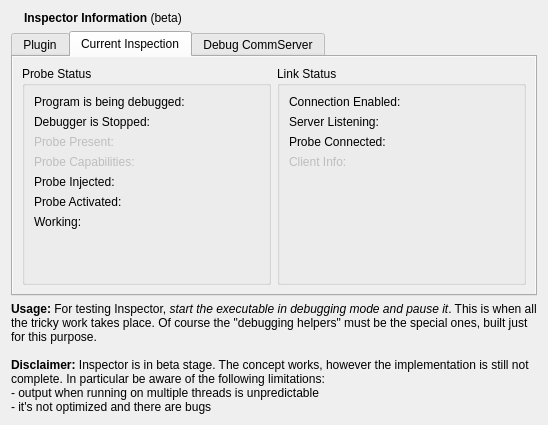
<?xml version="1.0" encoding="UTF-8"?>
<ui version="4.0">
 <author>Enrico Ros</author>
 <class>InfoPanel</class>
 <widget class="QWidget" name="InfoPanel">
  <property name="geometry">
   <rect>
    <x>0</x>
    <y>0</y>
    <width>548</width>
    <height>425</height>
   </rect>
  </property>
  <property name="windowTitle">
   <string>Inspector Plugin Information</string>
  </property>
  <layout class="QVBoxLayout" name="verticalLayout_6">
   <item>
    <layout class="QHBoxLayout" name="horizontalLayout_2">
     <item>
      <widget class="QLabel" name="iconLabel">
       <property name="sizePolicy">
        <sizepolicy hsizetype="Fixed" vsizetype="Preferred">
         <horstretch>0</horstretch>
         <verstretch>0</verstretch>
        </sizepolicy>
       </property>
       <property name="pixmap">
        <pixmap>:/inspector/images/submenu-up.png</pixmap>
       </property>
      </widget>
     </item>
     <item>
      <widget class="QLabel" name="titleLabel">
       <property name="text">
        <string>&lt;b&gt;Inspector Information&lt;/b&gt; (beta)</string>
       </property>
      </widget>
     </item>
    </layout>
   </item>
   <item>
    <widget class="QTabWidget" name="Tabwidget1">
     <property name="sizePolicy">
      <sizepolicy hsizetype="Expanding" vsizetype="Preferred">
       <horstretch>0</horstretch>
       <verstretch>0</verstretch>
      </sizepolicy>
     </property>
     <property name="currentIndex">
      <number>1</number>
     </property>
     <widget class="QWidget" name="pluginWidget">
      <property name="autoFillBackground">
       <bool>true</bool>
      </property>
      <attribute name="icon">
       <iconset>
        <normaloff>:/inspector/images/inspector-icon-32.png</normaloff>:/inspector/images/inspector-icon-32.png</iconset>
      </attribute>
      <attribute name="title">
       <string>Plugin</string>
      </attribute>
      <layout class="QFormLayout" name="formLayout_2">
       <item row="0" column="0">
        <widget class="QLabel" name="label_16">
         <property name="font">
          <font>
           <weight>75</weight>
           <bold>true</bold>
          </font>
         </property>
         <property name="text">
          <string>Inspector Status</string>
         </property>
        </widget>
       </item>
       <item row="1" column="0">
        <widget class="QLabel" name="label_6">
         <property name="text">
          <string>Plugin Loaded:</string>
         </property>
        </widget>
       </item>
       <item row="1" column="1">
        <widget class="QLabel" name="label_8">
         <property name="text">
          <string/>
         </property>
         <property name="pixmap">
          <pixmap>:/inspector/images/status-ok.png</pixmap>
         </property>
        </widget>
       </item>
       <item row="2" column="0">
        <widget class="QLabel" name="label_9">
         <property name="text">
          <string>Available Modules:</string>
         </property>
        </widget>
       </item>
       <item row="2" column="1">
        <widget class="QLabel" name="modLabel">
         <property name="sizePolicy">
          <sizepolicy hsizetype="MinimumExpanding" vsizetype="MinimumExpanding">
           <horstretch>0</horstretch>
           <verstretch>0</verstretch>
          </sizepolicy>
         </property>
         <property name="textFormat">
          <enum>Qt::PlainText</enum>
         </property>
         <property name="wordWrap">
          <bool>true</bool>
         </property>
         <property name="textInteractionFlags">
          <set>Qt::NoTextInteraction</set>
         </property>
        </widget>
       </item>
       <item row="3" column="0">
        <widget class="QLabel" name="label">
         <property name="text">
          <string>Inspection Enabled:</string>
         </property>
        </widget>
       </item>
       <item row="3" column="1">
        <widget class="QToolButton" name="enaButton">
         <property name="maximumSize">
          <size>
           <width>20</width>
           <height>20</height>
          </size>
         </property>
         <property name="iconSize">
          <size>
           <width>16</width>
           <height>16</height>
          </size>
         </property>
         <property name="shortcut">
          <string>Ctrl+S, Ctrl+R</string>
         </property>
         <property name="checkable">
          <bool>true</bool>
         </property>
        </widget>
       </item>
       <item row="4" column="0" colspan="2">
        <widget class="Line" name="line">
         <property name="orientation">
          <enum>Qt::Horizontal</enum>
         </property>
        </widget>
       </item>
       <item row="5" column="0" colspan="2">
        <widget class="QLabel" name="label_13">
         <property name="font">
          <font>
           <weight>75</weight>
           <bold>true</bold>
          </font>
         </property>
         <property name="text">
          <string>New Inspection Activation Options - OBSOLETE</string>
         </property>
        </widget>
       </item>
       <item row="6" column="0">
        <widget class="QLabel" name="label_14">
         <property name="text">
          <string>Show Painted Areas:</string>
         </property>
        </widget>
       </item>
       <item row="6" column="1">
        <widget class="QCheckBox" name="paintBox">
         <property name="text">
          <string>enable</string>
         </property>
        </widget>
       </item>
       <item row="7" column="0">
        <widget class="QLabel" name="label_15">
         <property name="text">
          <string>Memory Allocation Analysis:</string>
         </property>
        </widget>
       </item>
       <item row="7" column="1">
        <widget class="QCheckBox" name="mallocBox">
         <property name="enabled">
          <bool>false</bool>
         </property>
         <property name="text">
          <string>enable</string>
         </property>
        </widget>
       </item>
      </layout>
     </widget>
     <widget class="QWidget" name="ciWidget">
      <property name="autoFillBackground">
       <bool>true</bool>
      </property>
      <attribute name="icon">
       <iconset>
        <normaloff>:/debugger/images/debugger_start.png</normaloff>:/debugger/images/debugger_start.png</iconset>
      </attribute>
      <attribute name="title">
       <string>Current Inspection</string>
      </attribute>
      <layout class="QGridLayout" name="gridLayout">
       <item row="0" column="0">
        <widget class="QGroupBox" name="groupBox">
         <property name="title">
          <string>Probe Status</string>
         </property>
         <layout class="QFormLayout" name="formLayout">
          <property name="fieldGrowthPolicy">
           <enum>QFormLayout::ExpandingFieldsGrow</enum>
          </property>
          <item row="0" column="0">
           <widget class="QLabel" name="label_2">
            <property name="text">
             <string>Program is being debugged:</string>
            </property>
           </widget>
          </item>
          <item row="0" column="1">
           <widget class="QLabel" name="debugEnabled"/>
          </item>
          <item row="1" column="0">
           <widget class="QLabel" name="label_20">
            <property name="text">
             <string>Debugger is Stopped:</string>
            </property>
           </widget>
          </item>
          <item row="1" column="1">
           <widget class="QLabel" name="debugStopped"/>
          </item>
          <item row="2" column="0">
           <widget class="QLabel" name="label_3">
            <property name="enabled">
             <bool>false</bool>
            </property>
            <property name="text">
             <string>Probe Present:</string>
            </property>
           </widget>
          </item>
          <item row="2" column="1">
           <widget class="QLabel" name="probePresent">
            <property name="enabled">
             <bool>false</bool>
            </property>
           </widget>
          </item>
          <item row="3" column="0">
           <widget class="QLabel" name="label_10">
            <property name="enabled">
             <bool>false</bool>
            </property>
            <property name="text">
             <string>Probe Capabilities:</string>
            </property>
           </widget>
          </item>
          <item row="3" column="1">
           <widget class="QLabel" name="probeCaps">
            <property name="enabled">
             <bool>false</bool>
            </property>
           </widget>
          </item>
          <item row="4" column="0">
           <widget class="QLabel" name="label_11">
            <property name="text">
             <string>Probe Injected:</string>
            </property>
           </widget>
          </item>
          <item row="4" column="1">
           <widget class="QLabel" name="probeInjected"/>
          </item>
          <item row="5" column="0">
           <widget class="QLabel" name="label_4">
            <property name="text">
             <string>Probe Activated:</string>
            </property>
           </widget>
          </item>
          <item row="5" column="1">
           <widget class="QLabel" name="probeActive"/>
          </item>
          <item row="6" column="0">
           <widget class="QLabel" name="label_7">
            <property name="text">
             <string>Working:</string>
            </property>
           </widget>
          </item>
          <item row="6" column="1">
           <widget class="QLabel" name="workLabel"/>
          </item>
         </layout>
        </widget>
       </item>
       <item row="0" column="1">
        <widget class="QGroupBox" name="groupBox_2">
         <property name="title">
          <string>Link Status</string>
         </property>
         <layout class="QFormLayout" name="formLayout_3">
          <item row="0" column="0">
           <widget class="QLabel" name="label_17">
            <property name="text">
             <string>Connection Enabled:</string>
            </property>
           </widget>
          </item>
          <item row="0" column="1">
           <layout class="QHBoxLayout" name="horizontalLayout_3">
            <item>
             <widget class="QLabel" name="connEnabled"/>
            </item>
            <item>
             <widget class="QLabel" name="connName"/>
            </item>
           </layout>
          </item>
          <item row="1" column="0">
           <widget class="QLabel" name="label_19">
            <property name="text">
             <string>Server Listening:</string>
            </property>
           </widget>
          </item>
          <item row="1" column="1">
           <widget class="QLabel" name="serverListening"/>
          </item>
          <item row="2" column="0">
           <widget class="QLabel" name="label_21">
            <property name="text">
             <string>Probe Connected:</string>
            </property>
           </widget>
          </item>
          <item row="2" column="1">
           <widget class="QLabel" name="probeConnected"/>
          </item>
          <item row="3" column="0">
           <widget class="QLabel" name="label_22">
            <property name="enabled">
             <bool>false</bool>
            </property>
            <property name="text">
             <string>Client Info:</string>
            </property>
           </widget>
          </item>
          <item row="3" column="1">
           <widget class="QLabel" name="clientInfo">
            <property name="enabled">
             <bool>false</bool>
            </property>
           </widget>
          </item>
         </layout>
        </widget>
       </item>
      </layout>
     </widget>
     <widget class="QWidget" name="debugWidget">
      <property name="autoFillBackground">
       <bool>true</bool>
      </property>
      <attribute name="title">
       <string>Debug CommServer</string>
      </attribute>
      <layout class="QVBoxLayout" name="verticalLayout">
       <item>
        <widget class="QGroupBox" name="groupBox">
         <property name="title">
          <string>Messages, Errors and Logs</string>
         </property>
         <layout class="QGridLayout" name="gridLayout_2">
          <item row="0" column="0" colspan="2">
           <widget class="QPlainTextEdit" name="commText">
            <property name="font">
             <font>
              <family>Courier New</family>
             </font>
            </property>
            <property name="frameShape">
             <enum>QFrame::NoFrame</enum>
            </property>
            <property name="textInteractionFlags">
             <set>Qt::TextSelectableByKeyboard|Qt::TextSelectableByMouse</set>
            </property>
           </widget>
          </item>
          <item row="0" column="2">
           <widget class="QPlainTextEdit" name="messagesText">
            <property name="font">
             <font>
              <family>Courier New</family>
             </font>
            </property>
            <property name="frameShape">
             <enum>QFrame::NoFrame</enum>
            </property>
            <property name="textInteractionFlags">
             <set>Qt::TextSelectableByKeyboard|Qt::TextSelectableByMouse</set>
            </property>
           </widget>
          </item>
          <item row="1" column="0">
           <widget class="QToolButton" name="clearComm">
            <property name="text">
             <string>clear</string>
            </property>
           </widget>
          </item>
          <item row="1" column="1">
           <layout class="QHBoxLayout" name="horizontalLayout">
            <item>
             <widget class="QLabel" name="progressLabel">
              <property name="text">
               <string>Progress</string>
              </property>
             </widget>
            </item>
            <item>
             <widget class="QProgressBar" name="progressBar">
              <property name="value">
               <number>0</number>
              </property>
              <property name="invertedAppearance">
               <bool>false</bool>
              </property>
             </widget>
            </item>
           </layout>
          </item>
          <item row="1" column="2">
           <widget class="QToolButton" name="clearMessages">
            <property name="text">
             <string>clear</string>
            </property>
           </widget>
          </item>
         </layout>
        </widget>
       </item>
      </layout>
     </widget>
    </widget>
   </item>
   <item>
    <widget class="QLabel" name="label_12">
     <property name="sizePolicy">
      <sizepolicy hsizetype="Preferred" vsizetype="MinimumExpanding">
       <horstretch>0</horstretch>
       <verstretch>0</verstretch>
      </sizepolicy>
     </property>
     <property name="text">
      <string>&lt;b&gt;Usage:&lt;/b&gt; For testing Inspector, &lt;em&gt;start the executable in debugging mode and pause it&lt;/em&gt;. This is when all the tricky work takes place. Of course the &quot;debugging helpers&quot; must be the special ones, built just for this purpose.&lt;br/&gt;&lt;br/&gt;&lt;b&gt;Disclaimer:&lt;/b&gt; Inspector is in beta stage. The concept works, however the implementation is still not complete. In particular be aware of the following limitations:&lt;br/&gt; - output when running on multiple threads is unpredictable&lt;br/&gt; - it's not optimized and there are bugs</string>
     </property>
     <property name="textFormat">
      <enum>Qt::RichText</enum>
     </property>
     <property name="alignment">
      <set>Qt::AlignBottom|Qt::AlignLeading|Qt::AlignLeft</set>
     </property>
     <property name="wordWrap">
      <bool>true</bool>
     </property>
    </widget>
   </item>
  </layout>
 </widget>
 <resources>
  <include location="../../inspector.qrc"/>
  <include location="../../inspector.qrc"/>
  <include location="../../inspector.qrc"/>
 </resources>
 <connections>
  <connection>
   <sender>clearComm</sender>
   <signal>clicked()</signal>
   <receiver>commText</receiver>
   <slot>clear()</slot>
   <hints>
    <hint type="sourcelabel">
     <x>41</x>
     <y>301</y>
    </hint>
    <hint type="destinationlabel">
     <x>44</x>
     <y>227</y>
    </hint>
   </hints>
  </connection>
  <connection>
   <sender>clearMessages</sender>
   <signal>clicked()</signal>
   <receiver>messagesText</receiver>
   <slot>clear()</slot>
   <hints>
    <hint type="sourcelabel">
     <x>317</x>
     <y>300</y>
    </hint>
    <hint type="destinationlabel">
     <x>310</x>
     <y>230</y>
    </hint>
   </hints>
  </connection>
 </connections>
</ui>
